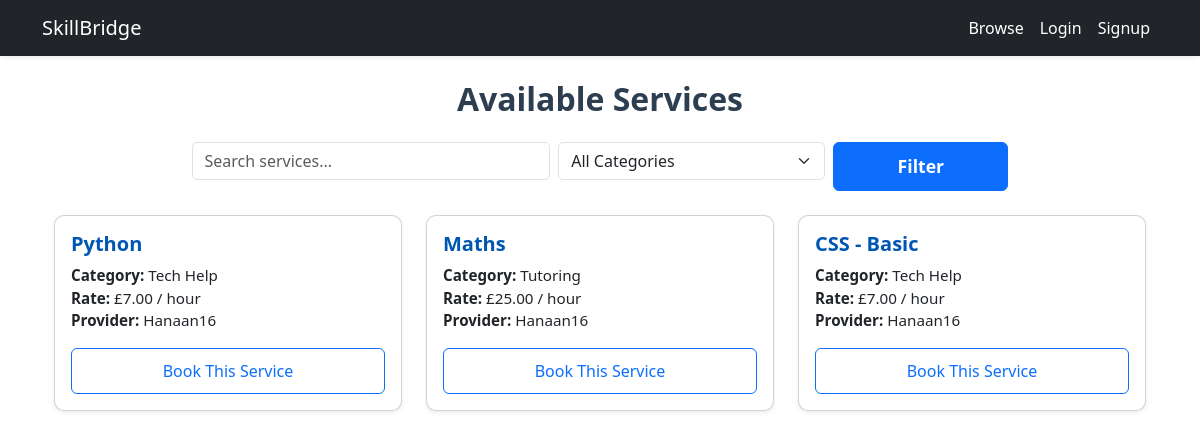
Page /services/all/ on the earlier database version.
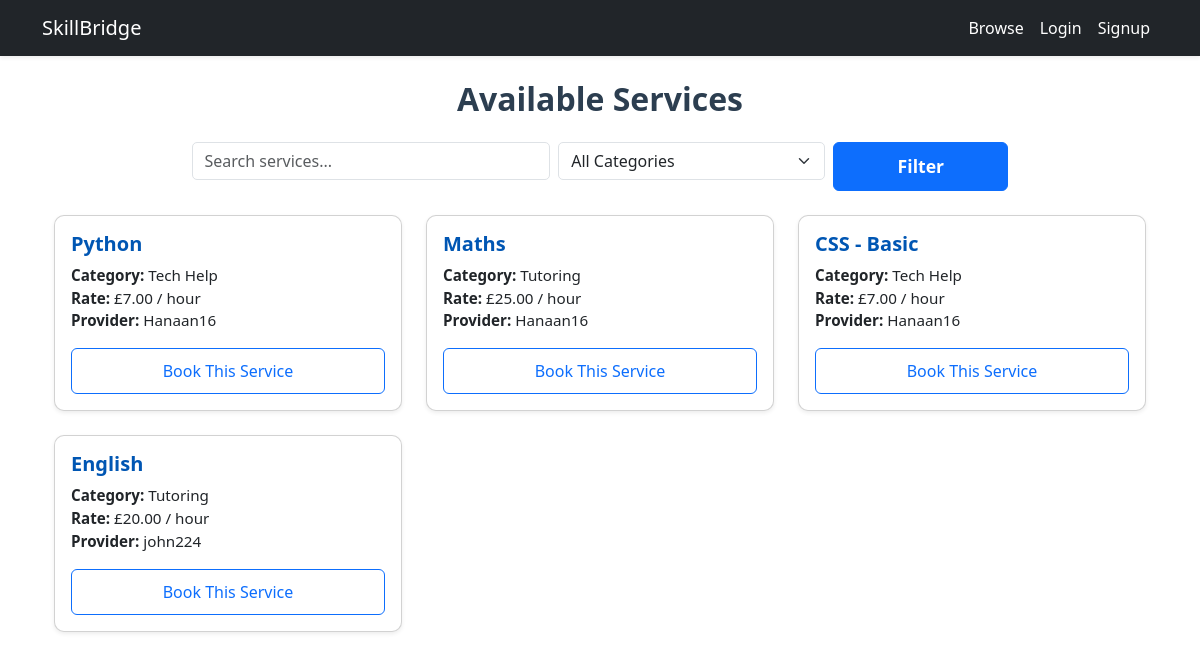
Same page on the later database version.
### services/models.py (models this page shows, shortened)
class SkillService(models.Model):
    CATEGORY_CHOICES = [
        ('Tutoring', 'Tutoring'),
        ('Tech Help', 'Tech Help'),
        ('Sewing', 'Sewing'),
        ('Gardening', 'Gardening'),
        ('Other', 'Other'),
    ]
    provider = models.ForeignKey(User, on_delete=models.CASCADE)
    title = models.CharField(max_length=100)
    description = models.TextField()
    category = models.CharField(max_length=50, choices=CATEGORY_CHOICES)
    rate_per_hour = models.DecimalField(max_digits=6, decimal_places=2)
    is_approved = models.BooleanField(default=False)
    created_at = models.DateTimeField(auto_now_add=True)

### services/views.py (the view)
# urls.py: path('all/', service_list, name='service_list'),
def service_list(request):
    query = request.GET.get('q')
    category = request.GET.get('category')
    services = SkillService.objects.filter(is_approved=True)
    if query:
        services = services.filter(title__icontains=query)
    if category and category != 'All':
        services = services.filter(category=category)
    return render(request, 'services/service_list.html', {
        'services': services,
        'query': query or '',
        'category': category or 'All'
    })

### services/templates/services/service_list.html (shortened to what this page needs)
{% extends 'base.html' %}
{% load static %}
{% block content %}
<div class="container mt-4 service-list-page">
    <h2 class="text-center mb-4">Available Services</h2>
    <form method="get" class="row justify-content-center mb-4 g-2 filter-form">
        <div class="col-md-4">
            <input type="text" name="q" value="{{ query }}" placeholder="Search services..." class="form-control">
        </div>
        <div class="col-md-3">
            <select name="category" class="form-select">
                <option value="All" {% if category == 'All' %}selected{% endif %}>All Categories</option>
            </select>
        </div>
        <div class="col-md-2">
            <button type="submit" class="btn btn-primary w-100">Filter</button>
        </div>
    </form>
    {% if services %}
        <div class="row">
            {% for service in services %}
            <div class="col-md-6 col-lg-4 mb-4">
                <div class="card h-100 shadow-sm service-card">
                    <div class="card-body">
                        <h5 class="card-title">{{ service.title }}</h5>
                        <p class="card-text">
                            <strong>Category:</strong> {{ service.category }} <br>
                            <strong>Rate:</strong> £{{ service.rate_per_hour }} / hour <br>
                            <strong>Provider:</strong> {{ service.provider.username }}
                        </p>
                        <a href="{% url 'book_service' service.id %}" class="btn btn-outline-primary w-100">Book This Service</a>
                    </div>
                </div>
            </div>
            {% endfor %}
        </div>
    {% else %}
        <p class="text-center text-muted">No services are currently available.</p>
    {% endif %}
</div>
{% endblock %}

### templates/base.html (shortened to what this page needs)
{% load static %}
<!DOCTYPE html>
<html lang="en">
<head>
    <link href="https://cdn.jsdelivr.net/npm/bootstrap@5.3.0/dist/css/bootstrap.min.css" rel="stylesheet">
    <link href="{% static 'css/style.css' %}" rel="stylesheet">
</head>
<body>
    <nav class="navbar navbar-expand-lg navbar-dark bg-dark shadow-sm">
        <div class="container">
            <a class="navbar-brand" href="{% url 'home' %}">SkillBridge</a>
            <div class="collapse navbar-collapse" id="navbarNav">
                <ul class="navbar-nav ms-auto">
                    {% if user.is_authenticated %}
                        <li class="nav-item"><a class="nav-link" href="{% url 'service_list' %}">Services</a></li>
                        <li class="nav-item"><a class="nav-link" href="{% url 'submit_service' %}">Submit Service</a></li>
                        <li class="nav-item"><a class="nav-link" href="{% url 'dashboard' %}">Dashboard</a></li>
                        <li class="nav-item">
                            <form method="POST" action="{% url 'logout' %}" class="logout-form d-inline">
                            {% csrf_token %}
                            <button type="submit" class="nav-link logout-btn">Logout</button>
                            </form>
                        </li>
                    {% else %}
                        <li class="nav-item"><a class="nav-link" href="{% url 'service_list' %}">Browse</a></li>
                        <li class="nav-item"><a class="nav-link" href="{% url 'login' %}">Login</a></li>
                        <li class="nav-item"><a class="nav-link" href="{% url 'signup' %}">Signup</a></li>
                    {% endif %}
                </ul>
            </div>
        </div>
    </nav>
    <main class="container mt-4">
        {% block content %}{% endblock %}
    </main>
</body>
</html>

### services/static/css/style.css (style rules this page uses)
.navbar .nav-link { color: #fff; transition: color 0.3s ease; font-size: 1rem; padding: 0.5rem 1rem; line-height: 1.5; }
.card { border-radius: 8px; }
.card .btn { padding: 10px; }
.card { border-radius: 10px; }
form input, form textarea, form select { width: 100%; padding: 10px; font-size: 1rem; border-radius: 5px; border: 1px solid #ccc; }
button[type="submit"] { padding: 10px; font-weight: 600; font-size: 1.1rem; }
.service-list-page h2 { color: #2c3e50; font-weight: 600; }
.filter-form input, .filter-form select { border-radius: 5px; font-size: 1rem; }
.service-card { transition: transform 0.2s ease; }
.card-title { font-weight: 600; color: #0056b3; }
.card-text { font-size: 0.95rem; }
.btn-outline-primary { font-weight: 500; }

Differences in the rows shown:
added SkillService: title "English", category "Tutoring", rate_per_hour "20.00", provider.username "john224"
